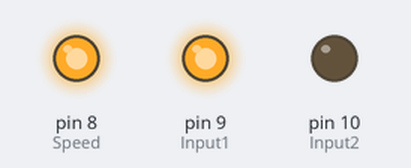
A sketch run on a simulated Arduino Uno, built with avr-gcc and run on an emulated ATmega328P. Parts: output pins drawn as LEDs (lit = HIGH).

Above: at 0.1 s.
At 3.1 s:
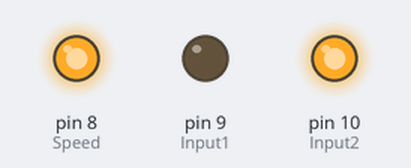
At 5.1 s:
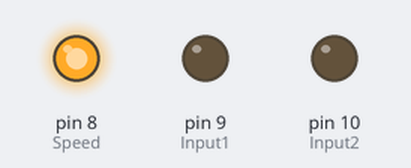
Timing chart, 0 to 6.6 s (numbered marks = the images above):
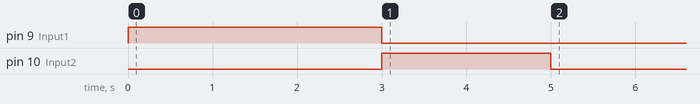

The sketch:

3.ino
```cpp
/*

*/

int Input1 = 9;
int Input2 = 10;
int Speed = 8;
int y;

void setup() {
  Serial.begin(9600);

   pinMode(Input1, OUTPUT);
   pinMode(Input2, OUTPUT);
   pinMode(Speed, OUTPUT);

   digitalWrite(Input1, HIGH);
   digitalWrite(Input2, LOW);
   analogWrite(Speed, 128);
   delay(3000);
   digitalWrite(Input1, LOW);
   digitalWrite(Input2, HIGH);
   analogWrite(Speed, 255);
   delay(2000);
   digitalWrite(Input1, LOW);
   digitalWrite(Input2, LOW);


}

void loop() {

}
```
